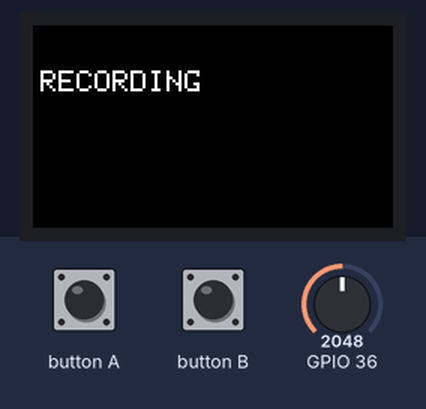
This sketch was run on a simulated ESP32. Parts: 240×135 colour display. The inputs (shaded band) are chosen by the test bench; at power-on: GPIO 36 = 2048. What the sketch prints to the serial monitor is not drawn.

1.4 s: button A pressed for 0.15 s
Above: at 2.0 s.
Timing chart, 0 to 4.4 s (numbered marks = the images above; inputs shaded):
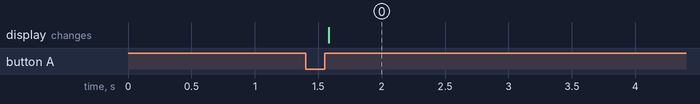

Measured:
- after the input at 1.4 s, the display: changes after 0.18 s (image 0)

The sketch:

m5_sendsounddata.ino
```cpp
#include <M5StickCPlus.h>


int data_num=20000;
uint16_t sdata[20000];

void setup() {
  M5.begin();
  pinMode(36, INPUT);
  gpio_pulldown_dis(GPIO_NUM_25);
  gpio_pullup_dis(GPIO_NUM_25);
  analogSetAttenuation(ADC_6db);


  M5.Lcd.setRotation(3); // 画面を横向きにする
  M5.Lcd.fillScreen(BLACK);
  M5.Lcd.setCursor(5, 30);
  M5.Lcd.setTextSize(2);
  M5.Lcd.setTextColor(WHITE);
  M5.Lcd.printf("MIC TEST");

}


void loop() {
  M5.update();


  if (M5.BtnA.wasReleased()) {

    M5.Lcd.fillScreen(BLACK);
    M5.Lcd.setCursor(5, 30);
    M5.Lcd.printf("RECORDING");

    Serial.print(":");
    Serial.println(millis());
    for(int i=0;i<data_num;i++){
      sdata[i] = analogRead(36);
      delayMicroseconds(200);
    }
    Serial.print(":");
    Serial.println(millis());

    M5.Lcd.fillScreen(BLACK);
    M5.Lcd.setCursor(5, 30);
    M5.Lcd.printf("RECORDED PLZ WAIT");

    for(int i=0;i<data_num;i++){
      int res = sdata[i];
      int mv = (int)(3300 * float(res) / log(5) / 4095.0);

      Serial.println(mv);
    }
    M5.Lcd.fillScreen(BLACK);
    M5.Lcd.setCursor(5, 30);
    M5.Lcd.printf("MIC TEST");

  }

  if(M5.BtnB.wasReleased()) {

  }
  delay(1);
}
```
